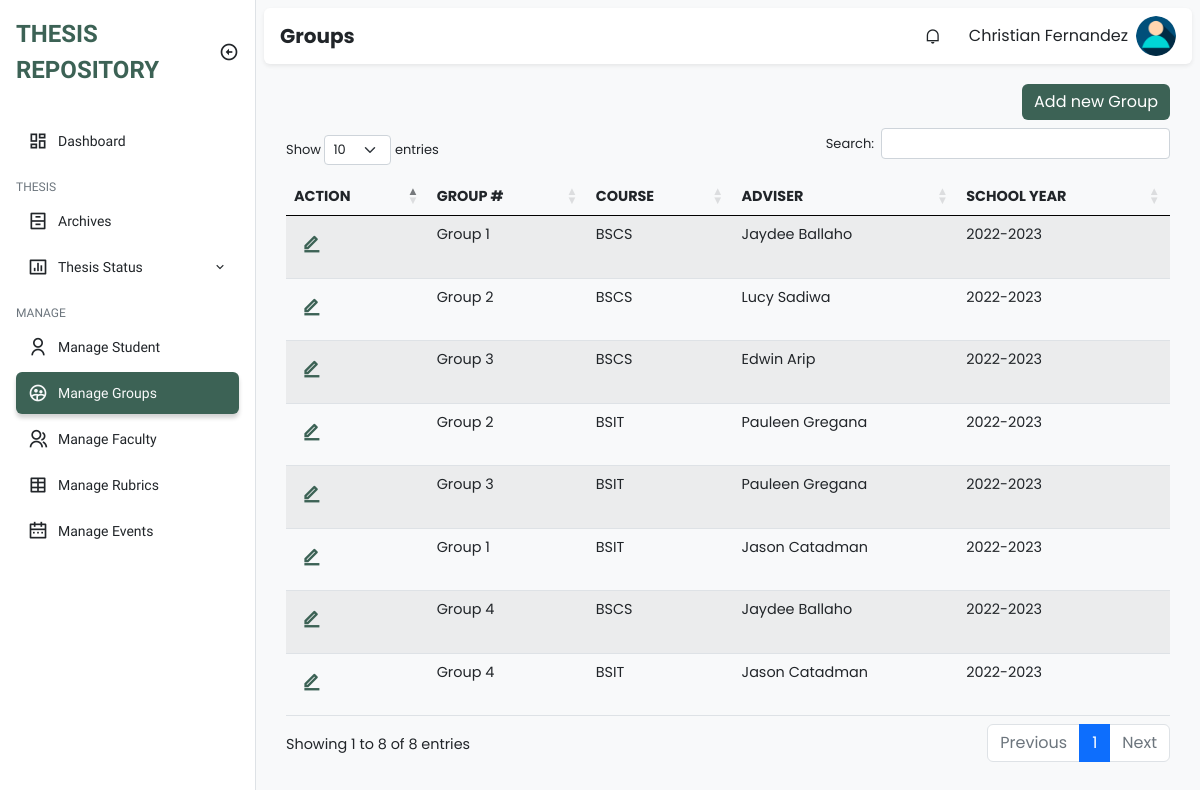
Page /admin/manage_groups.php (signed in) on the committed database.
### tables this page shows
CREATE TABLE `groups` (
  `id` int(11) NOT NULL,
  `group_number` int(11) NOT NULL,
  `curriculum` varchar(255) NOT NULL,
  `adviser_id` int(11) NOT NULL
);

CREATE TABLE `faculty` (
  `id` int(11) NOT NULL,
  `firstname` varchar(255) NOT NULL,
  `middle_name` varchar(100) NOT NULL,
  `lastname` varchar(255) NOT NULL,
  `email` varchar(100) NOT NULL,
  `username` varchar(255) NOT NULL,
  `password` varchar(100) NOT NULL,
  `department` varchar(100) NOT NULL,
  `type` varchar(100) NOT NULL,
  `created_at` timestamp NOT NULL DEFAULT current_timestamp(),
  `updated_at` timestamp NOT NULL DEFAULT current_timestamp() ON UPDATE current_timestamp()
);

### class/student.class.php (called while the page is built, shortened)
<?php
class Student{
    protected $db;
    function __construct()
    {
        $this->db = new Database();
    }
            ?>
            <?php
    function show_all_groups(){
        $sql = "SELECT * FROM groups";
        $query=$this->db->connect()->prepare($sql);
        if($query->execute()){
            $data = $query->fetchAll();
        }
        return $data;
    }
    function get_adviser($adviser_id){
        $sql = "SELECT * FROM faculty WHERE id=:adviser_id";
        $query=$this->db->connect()->prepare($sql);
        $query->bindParam(':adviser_id', $adviser_id);
        if($query->execute()){
            $data = $query->fetchAll();
        }
        return $data;
    }
}
?>

### class/database.sample.php (called while the page is built)
<?php
class Database{
    private $host = 'localhost';
    private $username = 'root';
    private $password = '';
    private $database = 'tams';
    protected $connection;
    function connect(){
        try
			{
				$this->connection = new PDO("mysql:host=$this->host;dbname=$this->database",
											$this->username, $this->password);
			}
			catch (PDOException $e)
			{
				echo "Connection error " . $e->getMessage();
			}
        return $this->connection;
    }
}
?>

### admin/manage_groups.php (the view, shortened to what this page needs)
<?php
require_once '../class/student.class.php';
?>
<!DOCTYPE html>
<html lang="en">
  <head>
    <link
      href="https://cdn.jsdelivr.net/npm/remixicon@2.5.0/fonts/remixicon.css"
      rel="stylesheet"
    />
    <link rel="stylesheet" href="https://cdn.datatables.net/1.13.1/css/dataTables.bootstrap5.min.css">
    <link rel="stylesheet" href="https://cdn.datatables.net/responsive/2.4.0/css/responsive.bootstrap.min.css">
    <link rel="stylesheet" href="../assets/css/bootstrap.min.css" />
    <link rel="stylesheet" href="../assets/css/style.css" />
    <link rel="stylesheet" href="https://cdn.jsdelivr.net/npm/sweetalert2@11.1.0/dist/sweetalert2.min.css">
  </head>
  <body>
    <div class="sidebar position-fixed top-0 bottom-0 bg-white border-end">
      <div class="d-flex align-items-center p-3">
        <a
          href="#"
          class="sidebar-logo text-uppercase fw-bold text-decoration-none text-indigo fs-4"
          >Thesis Repository</a
        >
        <i
          class="sidebar-toggle ri-arrow-left-circle-line ms-auto fs-5 d-none d-md-block"
        ></i>
      </div>
      <ul class="sidebar-menu p-3 m-0 mb-0">
        <li class="sidebar-menu-item">
          <a href="dashboard.php">
            <i class="ri-dashboard-line sidebar-menu-item-icon"></i>
            Dashboard
          </a>
        </li>
        <li class="sidebar-menu-divider mt-3 mb-1 text-uppercase">Thesis</li>
        <li class="sidebar-menu-item">
          <a href="archives.php">
            <i class="ri-archive-drawer-line sidebar-menu-item-icon"></i>
            Archives
          </a>
        </li>
        <li class="sidebar-menu-item has-dropdown">
          <a href="thesis_status.php">
              <i class="ri-bar-chart-box-line sidebar-menu-item-icon"></i>
              Thesis Status
              <i class="ri-arrow-down-s-line sidebar-menu-item-accordion ms-auto"></i>
          </a>
      </li>
        <li class="sidebar-menu-divider mt-3 mb-1 text-uppercase">Manage</li>
        <li class="sidebar-menu-item">
          <a href="manage_students.php">
            <i class="ri-user-line sidebar-menu-item-icon"></i>
            Manage Student
          </a>
        </li>
        <li class="sidebar-menu-item active">
          <a href="manage_groups.php">
            <i class="ri-group-2-line sidebar-menu-item-icon"></i>
            Manage Groups
          </a>
        </li>
        <li class="sidebar-menu-item">
          <a href="manage_faculty.php">
            <i class="ri-group-line sidebar-menu-item-icon"></i>
            Manage Faculty
          </a>
        </li>
        <li class="sidebar-menu-item">
          <a href="manage_rubrics.php">
            <i class="ri-table-2 sidebar-menu-item-icon"></i>
            Manage Rubrics
          </a>
        </li>
        <li class="sidebar-menu-item">
          <a href="manage_schedules.php">
            <i class="ri-calendar-2-line sidebar-menu-item-icon"></i>
            Manage Events
          </a>
        </li>
      </ul>
    </div>
    <main class="bg-light">
      <div class="p-2">
        <nav class="px-3 py-2 bg-white rounded shadow-sm">
          <h5 class="fw-bold mb-0 me-auto">Groups</h5>
          <div class="dropdown me-3 d-none d-sm-block">
            <div
              class="cursor-pointer dropdown-toggle navbar-link"
              data-bs-toggle="dropdown"
              aria-expanded="false"
            >
              <i class="ri-notification-line"></i>
            </div>
          </div>
          <div class="dropdown">
            <div
              class="d-flex align-items-center cursor-pointer dropdown-toggle"
              data-bs-toggle="dropdown"
              aria-expanded="false"
            >
              <span class="me-2 d-none d-sm-block"><?php echo $_SESSION['fullname'] ?></span>
              <img
                class="navbar-profile-image"
                src="../img/u-icon.png" alt="Image"
              />
            </div>
          </div>
        </nav>
        <div class="py-4">
          <div class="container padding-bottom">
                  <div class="head-cont d-flex justify-content-end pb-2">
                      <a class="btn btn-primary add-button" href="add_group.php">Add new Group</a>
                  </div>
                    <table id="example" class="table table-striped" style="width:100%">
                        <thead>
                        <tr>
                            <th class="action">Action</th>
                            <th>Group #</th>
                            <th>Course</th>
                            <th>Adviser</th>
                            <th>School Year</th>
                        </tr>
                        </thead>
                        <tbody>
                                <?php
                                    require_once '../class/student.class.php';
                                    $student = new Student();
                                    foreach ($student->show_all_groups() as $value){
                                ?>
                                    <tr>
                                        <td>
                                          <div class="actions">
                                            <a class="action-edit" href="#"><i class="ri-edit-line"></i></a>
                                          </div>
                                        </td>
                                        <td><?php echo "Group " . $value['group_number'] ?></td>
                                        <td><?php echo $value['curriculum'] ?></td>
                                        <?php
                                        foreach ($student->get_adviser($value['adviser_id']) as $adviser){
                                        ?>
                                          <td><?php echo $adviser['firstname'] . " " . $adviser["lastname"] ?></td>
                                        <?php
                                        }
                                        ?>
                                        <td>2022-2023</td>
                                    </tr>
                                <?php
                                }
                                ?>
                        </tbody>
                    </table>
          </div>
        </div>
    </div>
    </main>
  </body>
</html>

### rows in the picture
groups: group_number "1", curriculum "BSCS"
faculty: firstname "Jaydee", lastname "Ballaho"
groups: group_number "2", curriculum "BSCS"
faculty: firstname "Lucy", lastname "Sadiwa"
groups: group_number "3", curriculum "BSCS"
faculty: firstname "Edwin", lastname "Arip"
groups: group_number "2", curriculum "BSIT"
faculty: firstname "Pauleen", lastname "Gregana"
groups: group_number "3", curriculum "BSIT"
groups: group_number "1", curriculum "BSIT"
faculty: firstname "Jason", lastname "Catadman"
groups: group_number "4", curriculum "BSCS"
groups: group_number "4", curriculum "BSIT"

### other values in the picture
$_SESSION['fullname'] "Christian Fernandez"
